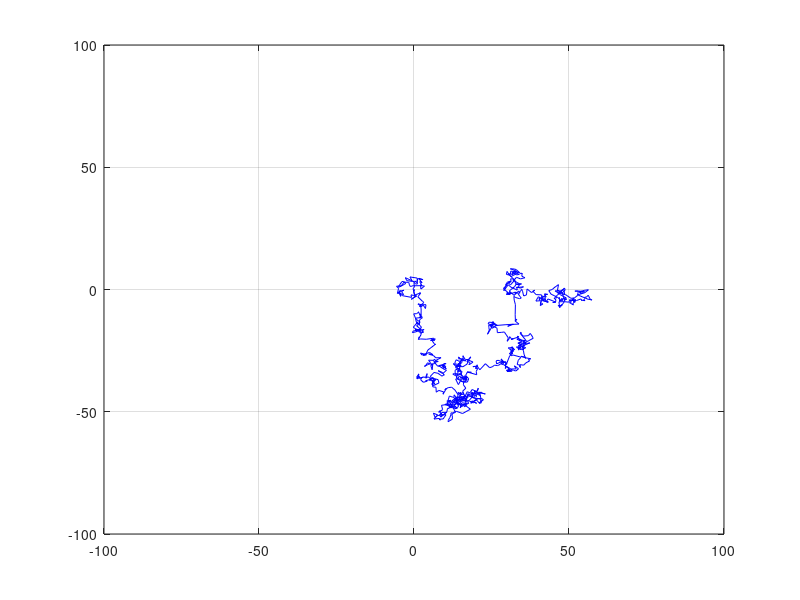

Source code (MATLAB):
% 2D Random Walk Simulation
% 
% Using complex numbers (for convenience)

timesteps = 1000;
axismax = 100;
sdeachstep = 1;

% shift at each timestep
delta = sdeachstep * (randn(timesteps,1) + j*randn(timesteps,1));
% position is a cumulative sum of shifts
walk = [0;cumsum(delta)];
% plot it out
plot(real(walk),imag(walk),'b-'); grid on;
% consistent axis (so that we can press play repeatedly)
axis(axismax*[-1,1,-1,1]);
grid on;
